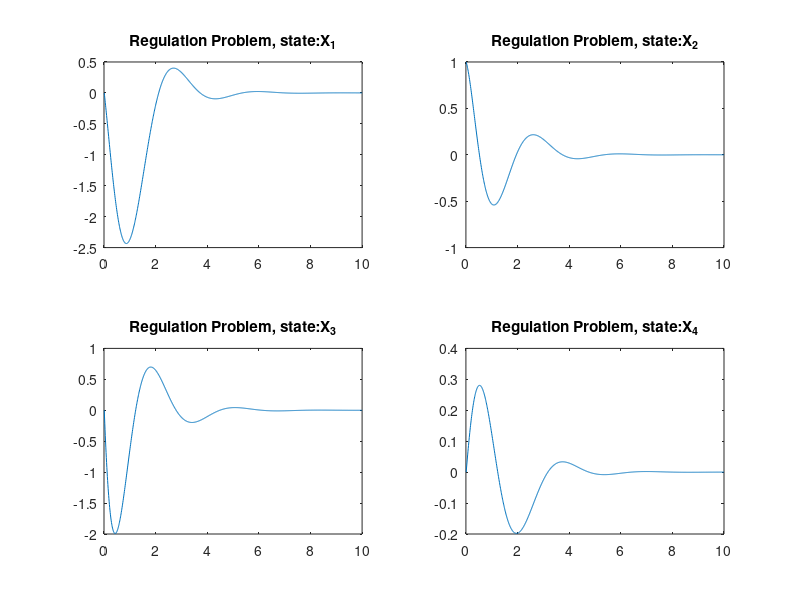
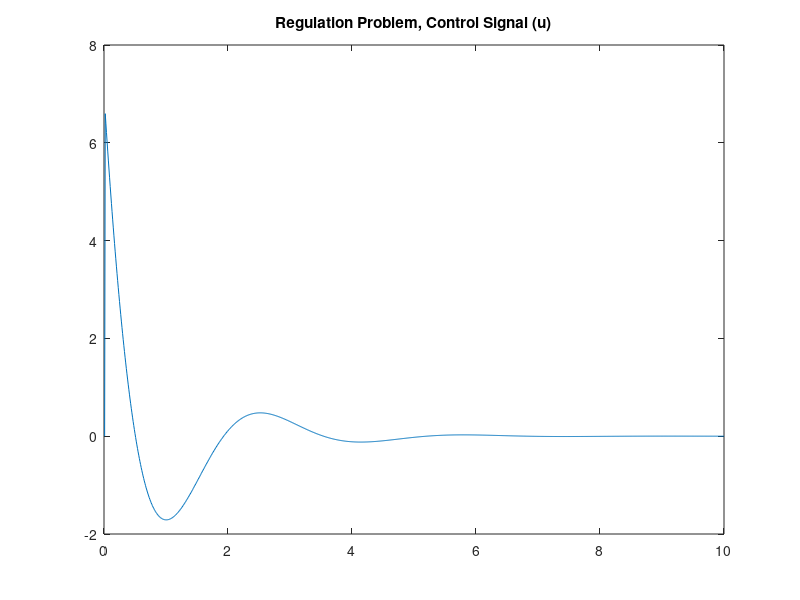
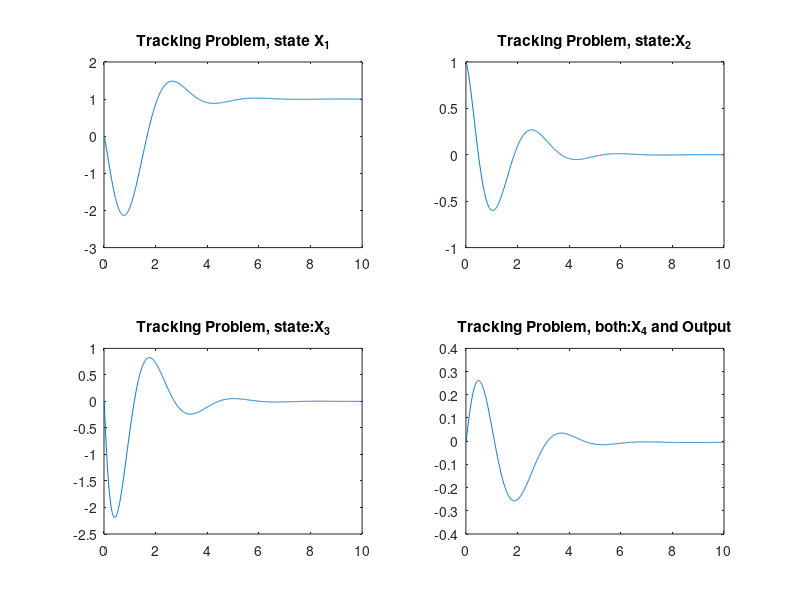
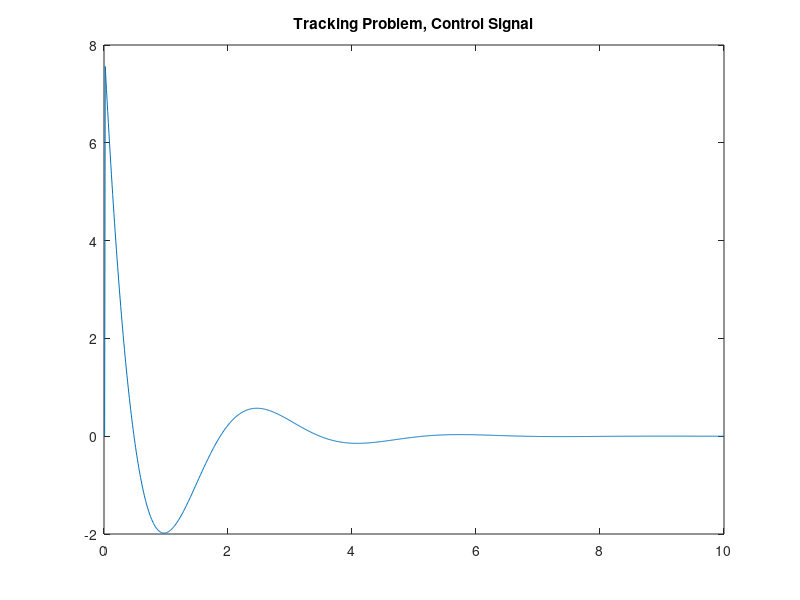

Write the MATLAB code that produced these figures, in order.
clear all
%----- PARAMETERS DEFINITION -----
a11=-0.0507;
a12=-3.861;
a21=-0.00117;
a22=-0.5164;
a31=-0.000129;
a32=1.4168;
a33=-0.4932;
b1=0;
b2=-0.0717;
b3=-1.645;
g=9.81;
%----- OPEN-LOOP SYSTEM: X_dot=AX+BU ----
A=[a11 a12 0 -g;a21 a22 1 0;a31 a31 a33 0;0 1 0 0];
B=[b1;b2;b3;0];
%----- OPEN-LOOP ANALYSIS ----------------
openloop_eigenvalues=eig(A)
controlability_rank=rank(ctrb(A,B))
%----- STATE FEEDBACK DESIGN ------------
P=[-0.9+1.9i -0.9-1.9i -1.8+0.6i -1.8-.6i];
% Desired Closed-Loop Ploes
K=acker(A,B,P); % State-Feedback Gain
%--------------------------------------------
%----- SIMULATION OF REGULATION PROBLEM -----
%--------------------------------------------
t=.01:.01:10; % simulation time
[rt,ct]=size(t);
x(:,1)=[0;1;0;0]; % initial condition
for k=2:ct
u(k)=-K*x(:,k-1);
x(:,k)=x(:,k-1)+.01*(A*x(:,k-1)+B*u(k));
end
%~~~~~ PLOTTING STATES ~~~~~
subplot(2,2,1);plot(t,x(1,:));
title('Regulation Problem, state:X_1');
subplot(2,2,2);plot(t,x(2,:));
title('Regulation Problem, state:X_2');
subplot(2,2,3);plot(t,x(3,:));
title('Regulation Problem, state:X_3');
subplot(2,2,4);plot(t,x(4,:));
title('Regulation Problem, state:X_4');
%~~~~~ PLOTTING CONTROL SIGNAL ~~~~
figure;plot(t,u);
title('Regulation Problem, Control Signal (u)');
%*****************************
%----------------------------------------------
%------ SIMULATION OF TRACKING PROBLEM --------
%----------------------------------------------
C=[1 0 0 0]; % selecting 'teta' as system output
D=0;
CL_sys=ss(A-B*K,B,C-D*K,D); % Closed-Loop System
CL_gain=dcgain(CL_sys);
% DC-Gain of closed-loop system
K_r=inv(CL_gain); % control signal: u=-K*x+K_r*yd
yd=1; % desired value for output (teta)
%~~~ SIMULATION ~~~
x(:,1)=[0;1;0;0]; % initial condition
for k=2:ct
u(k)=-K*x(:,k-1)+K_r*yd;
x(:,k)=x(:,k-1)+.01*(A*x(:,k-1)+B*u(k));
end
%~~~~~ PLOTTING STATES ~~~~~
figure;subplot(2,2,1);plot(t,x(1,:));
title('Tracking Problem, state X_1');
subplot(2,2,2);plot(t,x(2,:));
title('Tracking Problem, state:X_2');
subplot(2,2,3);plot(t,x(3,:));
title('Tracking Problem, state:X_3');
subplot(2,2,4);plot(t,x(4,:));
title('Tracking Problem, both:X_4 and Output');
%~~~~~ PLOTTING CONTROL SIGNAL ~~~~
figure;plot(t,u);
title('Tracking Problem, Control Signal');